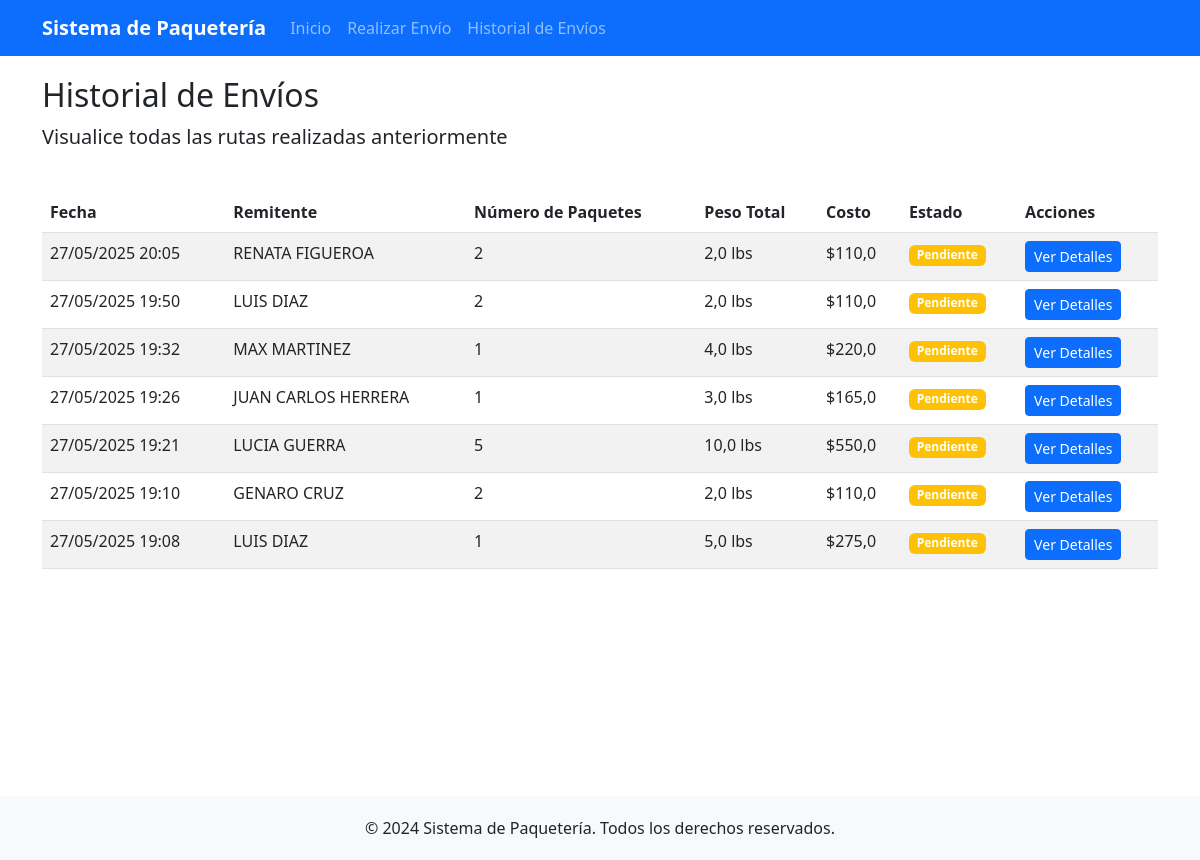
/historial-rutas/, run on the app's committed database.
### paqueteria/models.py (models this page shows, shortened)
class Envio(models.Model):
    ESTADOS = [
        ('pendiente', 'Pendiente'),
        ('en_proceso', 'En Proceso'),
        ('completado', 'Completado'),
        ('cancelado', 'Cancelado')
    ]
    remitente = models.CharField(max_length=100, verbose_name="Remitente")
    num_paquetes = models.IntegerField(verbose_name="Número de Paquetes")
    peso_total = models.FloatField(verbose_name="Peso Total (lbs)")
    costo = models.FloatField(verbose_name="Costo Total")
    fecha_creacion = models.DateTimeField(auto_now_add=True, verbose_name="Fecha de Creación")
    punto_inicio = models.CharField(max_length=200, verbose_name="Punto de Inicio")
    punto_fin = models.CharField(max_length=200, verbose_name="Punto de Destino")
    coordenadas_inicio = models.CharField(max_length=100, verbose_name="Coordenadas de Inicio")
    coordenadas_fin = models.CharField(max_length=100, verbose_name="Coordenadas de Destino")
    ruta_optimizada = models.JSONField(null=True, blank=True, verbose_name="Ruta Optimizada")
    estado = models.CharField(max_length=20, choices=ESTADOS, default='pendiente', verbose_name="Estado")
    class Meta:
        verbose_name = "Envío"
        verbose_name_plural = "Envíos"
        ordering = ['-fecha_creacion']

### paqueteria/views.py (the view)
# urls.py: path('historial-rutas/', views.HistorialRutasView.as_view(), name='historial_rutas'),
class HistorialRutasView(ListView):
    model = Envio
    template_name = 'paqueteria/historial_rutas.html'
    context_object_name = 'envios'
    ordering = ['-fecha_creacion']
    def get_context_data(self, **kwargs):
        context = super().get_context_data(**kwargs)
        context['titulo'] = 'Historial de Envíos'
        return context

### templates/paqueteria/historial_rutas.html (shortened to what this page needs)
{% extends 'paqueteria/base.html' %}
{% block content %}
<div class="row">
    <div class="col-md-12 mb-4">
        <h2>Historial de Envíos</h2>
        <p class="lead">Visualice todas las rutas realizadas anteriormente</p>
    </div>
</div>
<div class="row">
    <div class="col-md-12">
        {% if envios %}
            <div class="table-responsive">
                <table class="table table-striped">
                    <thead>
                        <tr>
                            <th>Fecha</th>
                            <th>Remitente</th>
                            <th>Número de Paquetes</th>
                            <th>Peso Total</th>
                            <th>Costo</th>
                            <th>Estado</th>
                            <th>Acciones</th>
                        </tr>
                    </thead>
                    <tbody>
                        {% for envio in envios %}
                        <tr>
                            <td>{{ envio.fecha_creacion|date:"d/m/Y H:i" }}</td>
                            <td>{{ envio.remitente }}</td>
                            <td>{{ envio.num_paquetes }}</td>
                            <td>{{ envio.peso_total }} lbs</td>
                            <td>${{ envio.costo }}</td>
                            <td>
                                <span class="badge {% if envio.estado == 'pendiente' %}bg-warning{% elif envio.estado == 'completado' %}bg-success{% else %}bg-info{% endif %}">
                                    {{ envio.get_estado_display }}
                                </span>
                            </td>
                            <td>
                                <a href="{% url 'detalle_ruta' envio.id %}" class="btn btn-sm btn-primary">Ver Detalles</a>
                            </td>
                        </tr>
                        {% endfor %}
                    </tbody>
                </table>
            </div>
        {% else %}
            <div class="alert alert-info">
                No hay envíos registrados aún.
            </div>
        {% endif %}
    </div>
</div>
{% endblock %}

### templates/paqueteria/base.html (shortened to what this page needs)
<!DOCTYPE html>
<html lang="es">
<head>
    <link href="https://cdn.jsdelivr.net/npm/bootstrap@5.3.0/dist/css/bootstrap.min.css" rel="stylesheet">
    <link rel="stylesheet" href="https://unpkg.com/leaflet@1.9.4/dist/leaflet.css"/>
</head>
<body>
    <nav class="navbar navbar-expand-lg navbar-dark bg-primary">
        <div class="container">
            <a class="navbar-brand" href="{% url 'inicio' %}">Sistema de Paquetería</a>
            <div class="collapse navbar-collapse" id="navbarNav">
                <ul class="navbar-nav">
                    <li class="nav-item">
                        <a class="nav-link" href="{% url 'inicio' %}">Inicio</a>
                    </li>
                    <li class="nav-item">
                        <a class="nav-link" href="{% url 'realizar_envio' %}">Realizar Envío</a>
                    </li>
                    <li class="nav-item">
                        <a class="nav-link" href="{% url 'historial_rutas' %}">Historial de Envíos</a>
                    </li>
                </ul>
            </div>
        </div>
    </nav>
    <div class="main-content">
        <div class="container">
            {% block content %}
            {% endblock %}
        </div>
    </div>
    <footer class="footer">
        <div class="container">
            <p class="mb-0">&copy; 2024 Sistema de Paquetería. Todos los derechos reservados.</p>
        </div>
    </footer>
</body>
</html>

### templates/paqueteria/base.html (style rules this page uses)
.navbar-brand { font-weight: bold; }
.main-content { min-height: calc(100vh - 60px); padding: 20px 0; }
.footer { background-color: #f8f9fa; padding: 20px 0; text-align: center; }

### data on the page
Envio: fecha_creacion "27/05/2025 20:05", remitente "RENATA FIGUEROA", num_paquetes "2", peso_total "2,0", costo "110,0", estado "Pendiente"
Envio: fecha_creacion "27/05/2025 19:50", remitente "LUIS DIAZ", num_paquetes "2", peso_total "2,0", costo "110,0", estado "Pendiente"
Envio: fecha_creacion "27/05/2025 19:32", remitente "MAX MARTINEZ", num_paquetes "1", peso_total "4,0", costo "220,0", estado "Pendiente"
Envio: fecha_creacion "27/05/2025 19:26", remitente "JUAN CARLOS HERRERA", num_paquetes "1", peso_total "3,0", costo "165,0", estado "Pendiente"
Envio: fecha_creacion "27/05/2025 19:21", remitente "LUCIA GUERRA", num_paquetes "5", peso_total "10,0", costo "550,0", estado "Pendiente"
Envio: fecha_creacion "27/05/2025 19:10", remitente "GENARO CRUZ", num_paquetes "2", peso_total "2,0", costo "110,0", estado "Pendiente"
Envio: fecha_creacion "27/05/2025 19:08", remitente "LUIS DIAZ", num_paquetes "1", peso_total "5,0", costo "275,0", estado "Pendiente"
